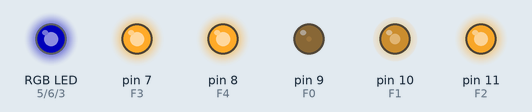
This sketch was run on a simulated Arduino Uno, built with avr-gcc and run on an emulated ATmega328P. Parts: an RGB LED mixed from three pins (HIGH = lit), output pins drawn as LEDs (lit = HIGH). Dim RGB values are drawn brighter than linear.

Above: at 0.15 s.
At 5.55 s:
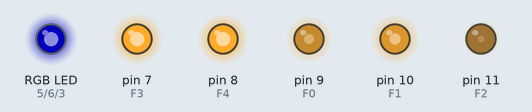
At 10.06 s:
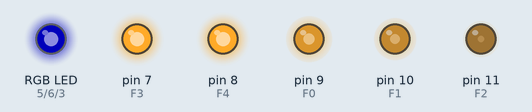
At 19.98 s:
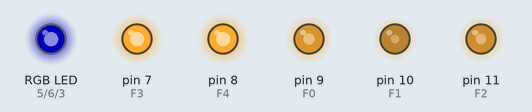
At 29.89 s:
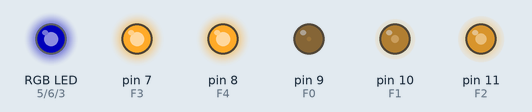
At 39.81 s:
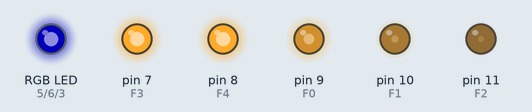
Timing chart, 0 to 40.0 s (numbered marks = the images above):
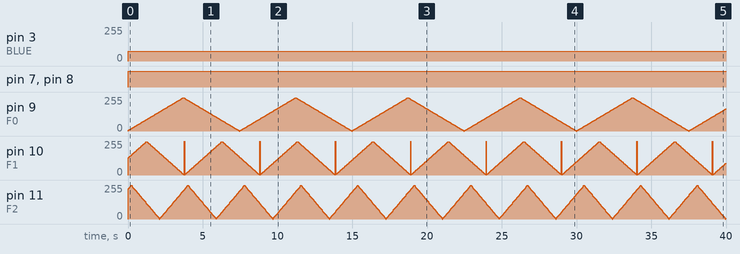

Measured:
- by itself, pin 3 (BLUE): 0/255 → 75/255 at 0.00 s
- by itself, pin 7 (F3), pin 8 (F4): LOW → HIGH at 0.00 s
- by itself, pin 10 (F1): moves between 2/255 and 255/255, repeating every 5.0 s

The sketch:

AmberleighTree.ino
```cpp
// Backlight
const int RED = 5;
const int GREEN = 6;
const int BLUE = 3;

// Fireflys
const int F3 = 7; // No PWM
const int F4 = 8; // No PWM

const int F0 = 9;
const int F1 = 10;
const int F2 = 11;

// Speed
int s0 = 2;
int s1 = 3;
int s2 = 4;

// Fade Value
int fv0 = 2;
int fv1 = 125;
int fv2 = 220;

int updateSpeed(int sv, int fv) {
  if(fv >= 250 || fv <= 1) {
    sv = -sv;
  }

  return sv;
}

void setup() {
  pinMode(RED, OUTPUT);
  pinMode(GREEN, OUTPUT);
  pinMode(BLUE, OUTPUT);

  pinMode(F0, OUTPUT);
  pinMode(F1, OUTPUT);
  pinMode(F2, OUTPUT);
  pinMode(F3, OUTPUT);
  pinMode(F4, OUTPUT);
}

void loop() {
  digitalWrite(F3, HIGH);
  digitalWrite(F4, HIGH);

  s0 = updateSpeed(s0, fv0);
  s1 = updateSpeed(s1, fv1);
  s2 = updateSpeed(s2, fv2);

  fv0 = fv0 + s0;
  fv1 = fv1 + s1;
  fv2 = fv2 + s2;

  analogWrite(F0, fv0);
  analogWrite(F1, fv1);
  analogWrite(F2, fv2);

  analogWrite(BLUE, 75);

  delay(30);
}
```
